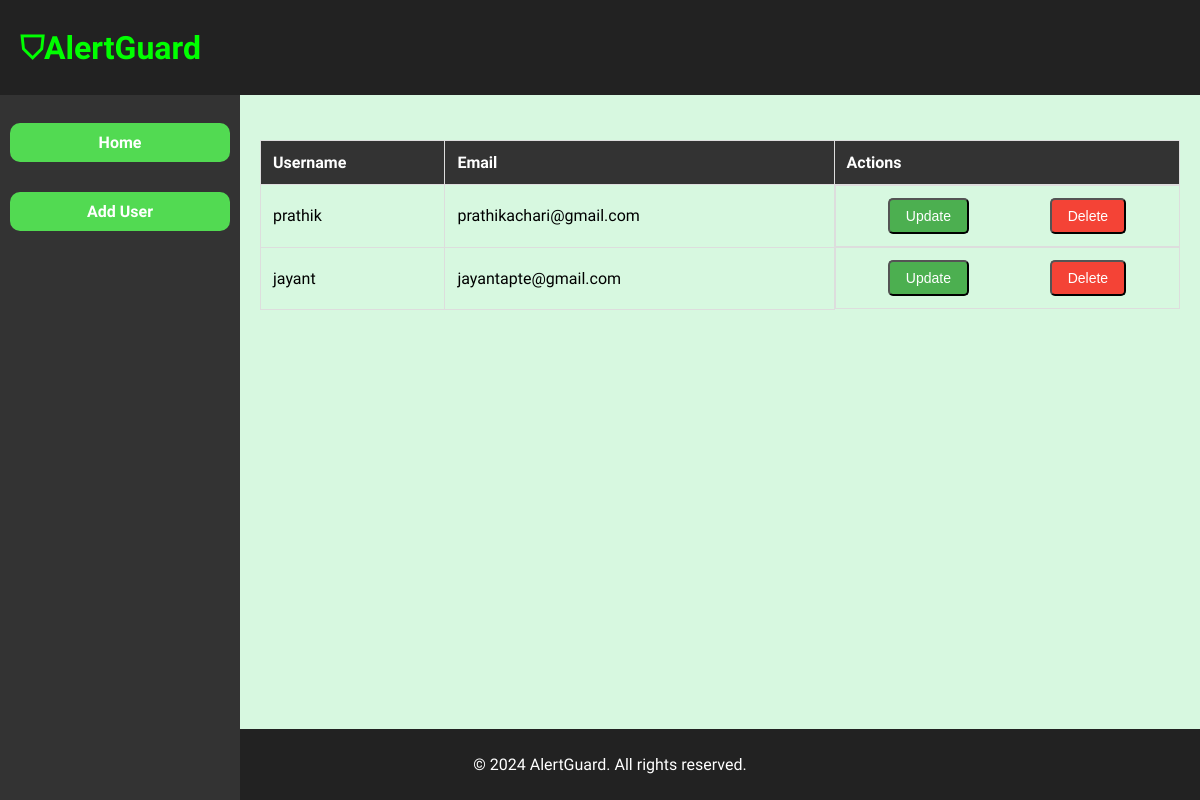
The page /user_mgt/ on the database its author committed.
### admin_app/models.py (models this page shows, shortened)
class CustomUser(AbstractBaseUser, PermissionsMixin):
    username = models.CharField(unique=True, max_length=255)
    email = models.EmailField(unique=True, max_length=255, default='')
    is_staff = models.BooleanField(default=False)
    is_active = models.BooleanField(default=True)
    groups = models.ManyToManyField(
        'auth.Group',
        blank=True,
        related_name='customuser_set',
        verbose_name='groups',
        help_text='The groups this user belongs to. A user will get all permissions granted to each of their groups.',
    )
    user_permissions = models.ManyToManyField(
        'auth.Permission',
        blank=True,
        related_name='customuser_set',
        verbose_name='user permissions',
        help_text='Specific permissions for this user.',
    )
    objects = CustomUserManager()
    admin_objects = models.Manager()
    USERNAME_FIELD = 'username'
    REQUIRED_FIELDS = ['email']

### admin_app/views.py (the view)
# urls.py: path('user_mgt/', views.user_mgt, name='user_mgt'),
def user_mgt(request):
    normal_users = CustomUser.objects.filter(is_staff=False)
    context={
        'users':normal_users
    }
    return render(request, 'user_mgt.html',context)

### admin_app/templates/user_mgt.html (shortened to what this page needs)
{% extends 'home_base.html' %}
{% block home_content %}
<aside>
    <nav>
        <ul>
            <br/><br/>
            <li><a href={% url 'admin_home' %}>Home</a></li>
            <li><a href={% url 'add_user' %}>Add User</a></li>
        </ul>
    </nav>
</aside>
<main>
    <div class="block">
        <table>
            <tr>
                <th>Username</th>
                <th>Email</th>
                <th>Actions</th>
            </tr>
            {% for user in users %}
            <tr>
                <td>{{user.username}}</td>
                <td>{{user.email}}</td>
                <td class="button-group">
                    <button class="update-button">
                        <a href="/update_user/{{user.id}}">
                            Update
                        </a>
                    </button>
                    <button class="delete-button">
                        <a href="/delete_user/{{user.id}}">
                            Delete
                        </a>
                    </button>
                </td>
            </tr>
            {% endfor %}
        </table>
    </div>
</main>
{% endblock %}

### templates/home_base.html (style rules this page uses)
body { background-color: #d7f8e0; margin: 0; padding: 0; font-family: 'Quicksand', Arial, sans-serif; }
aside { background-color: #333; color: #fff; width: 230px; height: 100vh; position: fixed; left: 0; top: 55px; z-index: 998; overflow-y: auto; }
aside ul { list-style-type: none; padding: 0; margin: 70px 0; }
aside ul li { padding: 15px; text-align: center; }
aside ul li a { color: #000; text-decoration: none; display: block; padding: 10px; background-color: rgb(82, 218, 82); transition: background-color 0.3s; border-radius: 10px; font-weight: bold; margin-bottom: 10px; }
main { margin-left: 200px; padding: 20px; margin-top: 55px; }

### admin_app/templates/user_mgt.html (style rules this page uses)
body { margin: 0; padding: 0; font-family: 'Quicksand', Arial, sans-serif; }
aside { background-color: #333; color: #fff; width: 240px; height: calc(100vh - 55px); position: fixed; left: 0; top: 55px; z-index: 998; overflow-y: auto; }
aside ul { list-style-type: none; padding: 5; margin: 20px 0; }
aside ul li { padding: 10px; text-align: center; }
aside ul li a { color: #fff; text-decoration: none; display: block; padding: 10px; transition: background-color 0.3s; border-radius: 10px; font-weight: bold; margin-bottom: 10px; }
main { margin-left: 240px; padding: 20px; margin-top: 120px; display: flex; flex-direction: column; align-items: center; }
.block { width: 100%; margin-bottom: 20px; }
table { border-collapse: collapse; width: 100%; }
th, td { border: 1px solid #ddd; padding: 12px; text-align: left; font-size: 16px; }
th { background-color: #333; color: #fff; }
.button-group { display: flex; justify-content: space-around; }
.update-button, .delete-button { padding: 8px 16px; border-radius: 5px; cursor: pointer; font-size: 14px; }
.update-button { background-color: #4CAF50; color: white; }
.delete-button { background-color: #f44336; color: white; }
.update-button a, .delete-button a { color: white; text-decoration: none; }

### rows shown on the page
CustomUser: username "prathik", email "prathikachari@gmail.com"
CustomUser: username "jayant", email "jayantapte@gmail.com"
